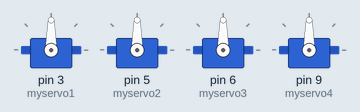
This sketch was run on a simulated Arduino Uno, built with avr-gcc and run on an emulated ATmega328P. Shown: 4 × servo. What the sketch prints to the serial monitor is not drawn.

Above: at 0.1 s.
At 3.75 s:
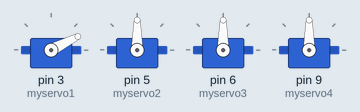
At 7.35 s:
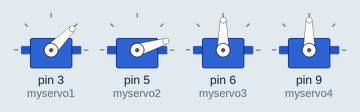
At 14.66 s:
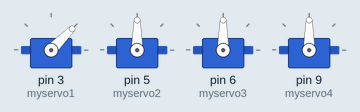
At 21.96 s:
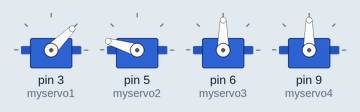
At 29.3 s:
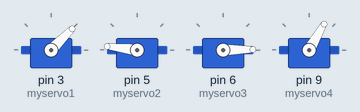
Timing chart, 0 to 30.8 s (numbered marks = the images above):
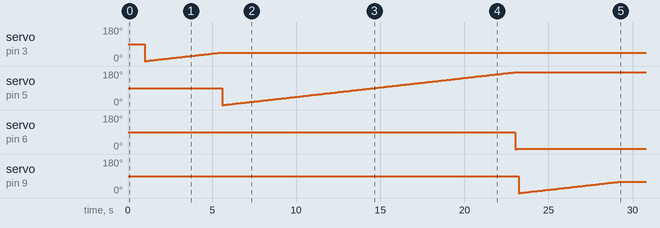

Measured:
- by itself, servo on pin 3 (myservo1): 90° → 0° at 1.0 s, → 1° 0.10 s later, → 2° 0.10 s later, → 3° 0.10 s later, … (46 changes in this stretch)
- by itself, servo on pin 5 (myservo2): 90° → 0° at 5.6 s, → 1° 0.10 s later, → 2° 0.10 s later, → 3° 0.10 s later, … (174 changes in this stretch)
- by itself, servo on pin 6 (myservo3): 90° → 0° at 23.0 s, → 1° 0.10 s later
- by itself, servo on pin 9 (myservo4): 90° → 0° at 23.2 s, → 1° 0.10 s later, → 2° 0.10 s later, → 3° 0.10 s later, … (61 changes in this stretch)

The sketch:

code.ino
```cpp
#include <Servo.h>

Servo myservo1;
Servo myservo2;
Servo myservo3;
Servo myservo4;
int x = 0;
int y = 0;
int z = 0;

double sig_1, sig_2, sig_3, sig_4;


void setup() {
  Serial.begin(9600);
  myservo1.attach(3);
  myservo2.attach(5);
  myservo3.attach(6);
  myservo4.attach(9);

}

void loop() {

x = 6;
y = 8;
z = 5;
  double D = sqrt(pow(x, 2) + pow(y, 2));

  double theta_1 = atan(y/x) * 57.2957795131;

  double d = D - 9;

  double Zoffset = z - 5;

  double R = sqrt(pow(d, 2) + pow(Zoffset, 2));
  double alpha_1 = acos(d / R) * 57.2957795131;

  double alpha_2 = acos((pow(5, 2) + pow(R, 2) - pow(5, 2)) / (2 * 5 * R)) * 57.2957795131;

  double theta_2 = 90 + (alpha_1 + alpha_2);

  double theta_3 = acos((pow(5, 2) + pow(5, 2) - pow(R, 2)) / (2 * 5 * 5)) * 57.2957795131;

  double theta_4 = 180 - ((180 - (alpha_2 + theta_3)) - alpha_1);

    // KONVERSI SUDUT KE SINYAL SERVO
  sig_1 = map(theta_1, 0,180, 0,180); // SERVO 1
  sig_1 = constrain(sig_1,0,180);


  sig_2 = map(theta_2, 40,180, 30,180); // SERVO 2
  sig_2 = constrain(sig_2,30,180);


  sig_3 = map(theta_3, 10,175, 0,180); // SERVO 3
  sig_3 = constrain(sig_3,0,60);


  sig_4 = map(theta_4, 0,170, 0,180); // SERVO 4
  sig_4 = constrain(sig_4,0,60);


  Serial.print("Theta_1: ");
  Serial.println(sig_1);
  Serial.print("Theta_2: ");
  Serial.println(sig_2);
  Serial.print("Theta_3: ");
  Serial.println(sig_3);
  Serial.print("Theta_4: ");
  Serial.println(sig_4);

  // Rest of your code for servo control goes here

  delay(1000); // Delay for better readability in Serial Monitor
  for(int i = 0;i <=sig_1;i++){
    myservo1.write(i);
    delay(100);
  }
  for(int i = 0;i <=sig_2;i++){
    myservo2.write(i);
    delay(100);
  }
  for(int i = 0;i <=sig_3;i++){
    myservo3.write(i);
    delay(100);
  }
  for(int i = 0;i <=sig_4;i++){
    myservo4.write(i);
    delay(100);
  }

  delay(10000000000);
}
```
